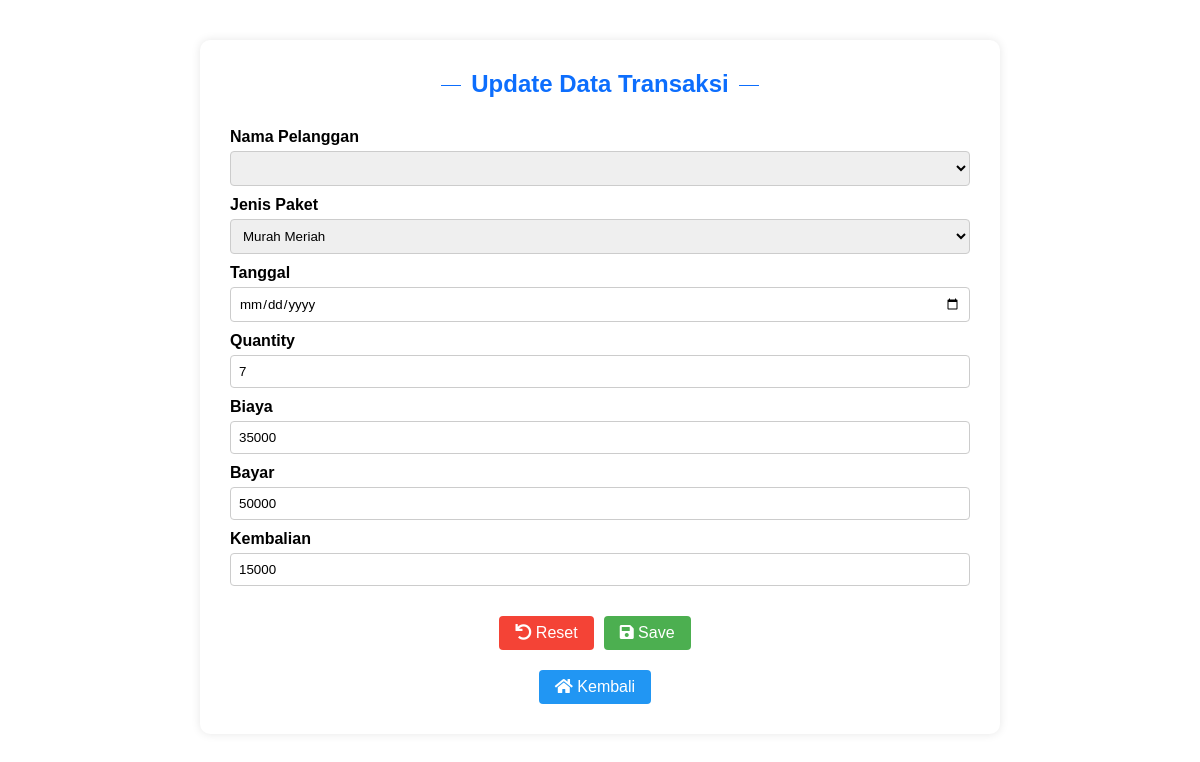
Page /transaksi/updatetransaksi.php?id_transaksi=TRS001 on the committed database.
### tables this page shows
CREATE TABLE `transaksi` (
  `id_transaksi` varchar(10) NOT NULL,
  `tanggal` varchar(20) NOT NULL,
  `id_pelanggan` varchar(10) NOT NULL,
  `id_paket` varchar(10) NOT NULL,
  `qty` int(11) NOT NULL,
  `biaya` int(11) NOT NULL,
  `bayar` int(11) NOT NULL,
  `kembalian` int(11) NOT NULL
);

CREATE TABLE `paket_cuci` (
  `id_paket` varchar(10) NOT NULL,
  `paket` varchar(100) NOT NULL,
  `harga_kilo` int(11) NOT NULL,
  `deskripsi` varchar(255) NOT NULL
);

### transaksi/updatetransaksi.php (the view, shortened to what this page needs)
<?php
    include("../conn.php");
    $id_transaksi = isset($_GET['id_transaksi']) ? $_GET['id_transaksi'] : '';
    $query = "SELECT * FROM transaksi WHERE id_transaksi = :id_transaksi";
    $stmt = $conn->prepare($query);
    $stmt->bindParam(':id_transaksi', $id_transaksi);
    $stmt->execute();
    $data_transaksi = $stmt->fetch(PDO::FETCH_ASSOC);
$stmt_2 = $conn->prepare("SELECT id_paket, paket FROM paket_cuci");
$stmt_2->execute();
$paket_cuci = $stmt_2->fetchAll(PDO::FETCH_ASSOC);
?>
<!DOCTYPE html>
<html lang="en">
<head>
    <link rel="stylesheet" href="https://cdnjs.cloudflare.com/ajax/libs/font-awesome/5.15.4/css/all.min.css" />
    <link rel="stylesheet" href="https://cdnjs.cloudflare.com/ajax/libs/font-awesome/5.15.3/css/all.min.css">
    <link rel="stylesheet" href="formupdate.css">
</head>
<body>
    <div class="container">
    <div class="form-container">
        <h2 class="form-title">Update Data Transaksi</h2>
        <form method="post" enctype="multipart/form-data" action="<?php echo htmlspecialchars($_SERVER["PHP_SELF"]) . '?id_transaksi=' . $id_transaksi; ?>">
            <div>
                <label for="id_pelanggan">Nama Pelanggan</label>
                <select name="id_pelanggan" required autofocus>
                </select>
            </div>
            <div>
                <label for="id_paket">Jenis Paket</label>
                <select name="id_paket" required autofocus>
                    <?php foreach ($paket_cuci as $paket_cuci_) { ?>
                        <option value="<?php echo $paket_cuci_['id_paket']; ?>" <?php if ($data_transaksi['id_paket'] == $paket_cuci_['id_paket']) echo 'selected'; ?>>
                            <?php echo $paket_cuci_['paket']; ?>
                        </option>
                    <?php } ?>
                </select>
            </div>
            <div>
                <label for="tanggal">Tanggal</label>
                <input type="date" name="tanggal" id="tanggal" value="<?php echo $data_transaksi['tanggal']; ?>" required>
            </div>
            <div>
                <label for="qty">Quantity</label>
                <input type="text" name="qty" id="qty" value="<?php echo $data_transaksi['qty']; ?>" required>
            </div>
            <div>
                <label for="biaya">Biaya</label>
                <input type="text" name="biaya" id="biaya" value="<?php echo $data_transaksi['biaya']; ?>" required>
            </div>
            <div>
                <label for="bayar">Bayar</label>
                <input type="text" name="bayar" id="bayar" value="<?php echo $data_transaksi['bayar']; ?>" required>
            </div>
            <div>
                <label for="kembalian">Kembalian</label>
                <input type="text" name="kembalian" id="kembalian" value="<?php echo $data_transaksi['kembalian']; ?>" required>
            </div>
            <div class="center-button">
                <button type="reset" class="reset"><i class="fas fa-undo"></i> Reset</button>
                <button type="submit" name="submit" class="save"><i class="fas fa-save"></i> Save</button>
            </div>
            <div class="center-button">
                <button class="back"><i class="fas fa-home"></i><a href="../transaksi/transaksi.php"> Kembali</a></button>
            </div>
        </form>
    </div>
    </div>
</body>
</html>

### transaksi/formupdate.css (style rules this page uses)
* { margin: 0; padding: 0; box-sizing: border-box; font-family: 'Poppins', sans-serif; }
.container { display: flex; justify-content: center; align-items: center; margin-top: 20px; margin-bottom: 10px; }
.form-container { width: 50rem; padding: 30px; background-color: #fff; border-radius: 10px; box-shadow: 0px 0px 10px rgba(0, 0, 0, 0.1); margin-top: 20px; margin-bottom: 20px; }
.form-title { text-align: center; margin-bottom: 30px; font-size: 24px; color: #0d6efd; white-space: nowrap; overflow: hidden; text-overflow: ellipsis; width: 100%; }
.form-title::before, .form-title::after { content: ""; display: inline-block; width: 20px; height: 1px; vertical-align: middle; background-color: #0d6efd; margin: 0 10px; }
.form-container label { display: block; margin-bottom: 5px; color: #000; font-weight: bold; }
.form-container input, .form-container select { width: 100%; padding: 8px; border: 1px solid #ccc; border-radius: 4px; box-sizing: border-box; margin-bottom: 10px; }
.center-button { display: flex; justify-content: center; margin-top: 20px; }
.center-button button { margin-right: 10px; color: white; font-size: 16px; border-radius: 4px; padding: 8px 16px; border: none; cursor: pointer; }
.center-button button.reset { background-color: #f44336; }
.center-button button.save { background-color: #4caf50; }
.center-button button.back { background-color: #2196f3; }
.center-button button a { color: white; text-decoration: none; }

### rows in the picture
transaksi: id_paket "Murah Meriah", qty "7", biaya "35000", bayar "50000", kembalian "15000"
